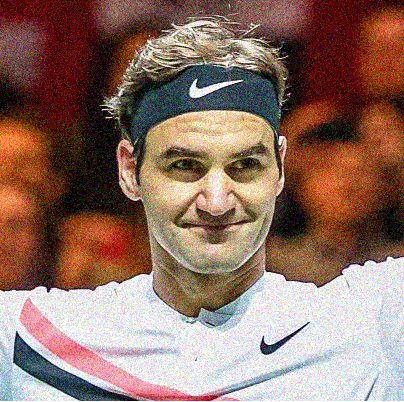
%> input picture r1.png, 404 x 402 px
$ octave block.m   (GNU Octave 9; MATLAB toolbox functions it lacks are replaced by stand-ins)
%> lines starting %> are read from the running program, lines starting %| are printed output that depends on the picture
aa= imread('C:\Users\hpw\Desktop\temp2\r1.png');
%> aa is the input picture: size 402x404x3 uint8; mean R, G, B 143.9, 114, 101.4
im1=(aa(:,:,1));
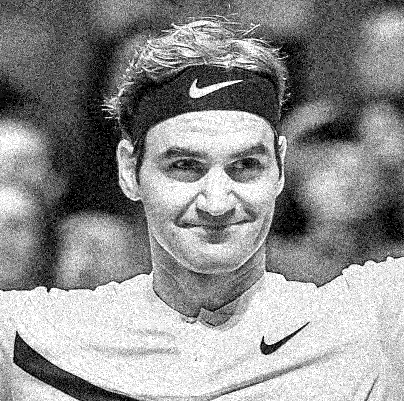
%> im1: size 402x404 uint8; min 0, max 255, mean 143.9
im2=(aa(:,:,2));
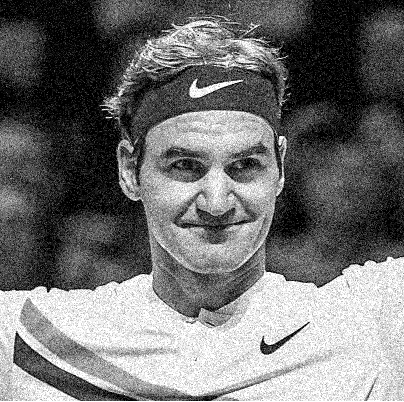
%> im2: size 402x404 uint8; min 0, max 255, mean 114
im3=(aa(:,:,3));
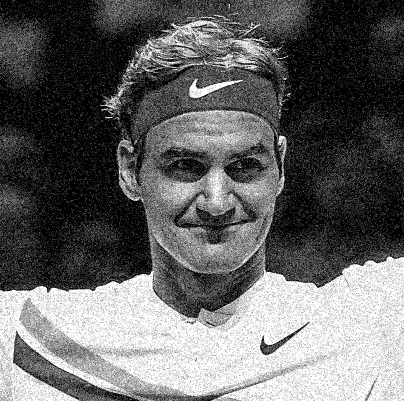
%> im3: size 402x404 uint8; min 0, max 255, mean 101.4
s=size(im1);
%> s = [402 404]
%newim=ones(s(1),s(2));
newim1=0*im1;
%> newim1: size 402x404 uint8; every value is 0
newim2=0*im2;
newim3=0*im3;
%im=im(2:s(1)-1,2:s(2)-1);

for i=15:3:s(1)-15
    for j=15:3:s(2)-15
        newim1(i-10:i+10,j-10:j+10)=im1(i,j);
        newim2(i-10:i+10,j-10:j+10)=im2(i,j);
        newim3(i-10:i+10,j-10:j+10)=im3(i,j);
    end
end
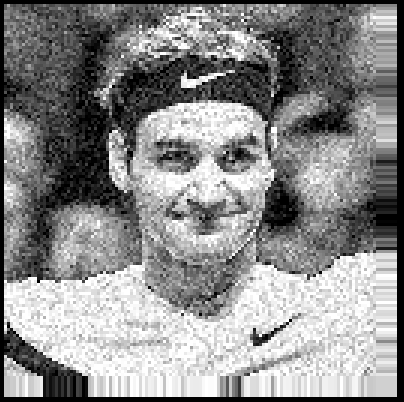
%> newim1: size 402x404 uint8; min 0, max 255, mean 138.6
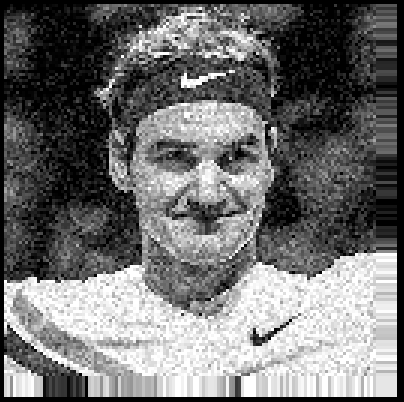
%> newim2: size 402x404 uint8; min 0, max 255, mean 111.6
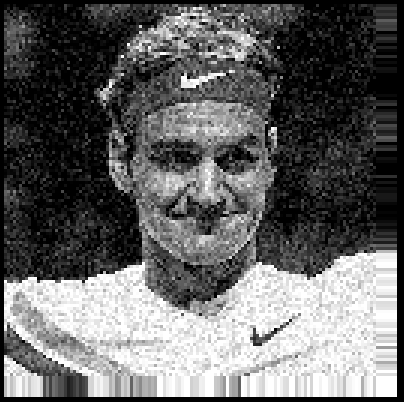
%> newim3: size 402x404 uint8; min 0, max 255, mean 100.2

rgbImage = cat(3, newim1, newim2, newim3);
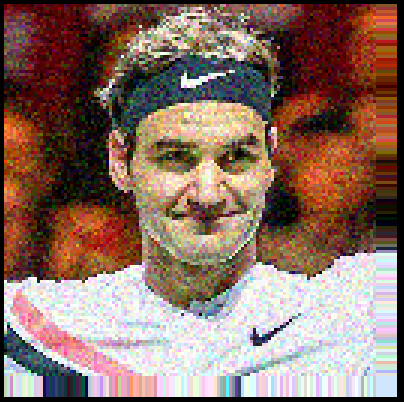
%> rgbImage: size 402x404x3 uint8; mean R, G, B 138.6, 111.6, 100.2

$ run again, with r3.png copied over r1.png
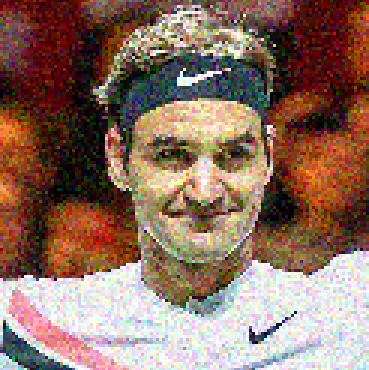
%> input picture r3.png, 369 x 370 px
%> aa is the input picture: size 370x369x3 uint8; mean R, G, B 141.5, 112.2, 97.8
%> after the loop `for i=15:3:s(1)-15`:
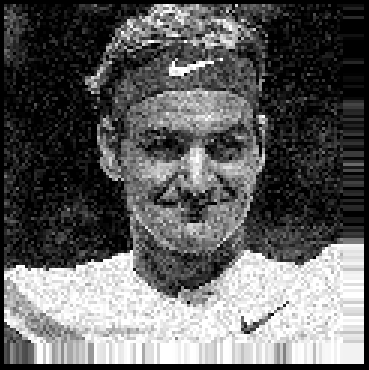
%> newim3: size 370x369 uint8; min 0, max 255, mean 96.4
%> `rgbImage = cat(3, newim1, newim2, newim3);`:
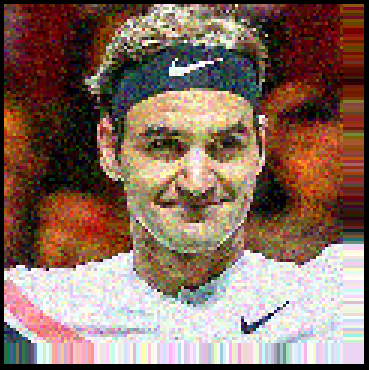
%> rgbImage: size 370x369x3 uint8; mean R, G, B 136.2, 109.8, 96.4

$ run again, with chart.png copied over r1.png
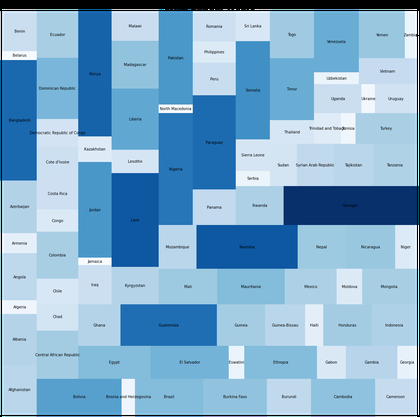
%> input picture chart.png, 420 x 417 px, shrunk from 1133 x 1125 before the run
%> aa is the input picture: size 417x420x3 uint8; mean R, G, B 129.3, 173.3, 205.9
%> after the loop `for i=15:3:s(1)-15`:
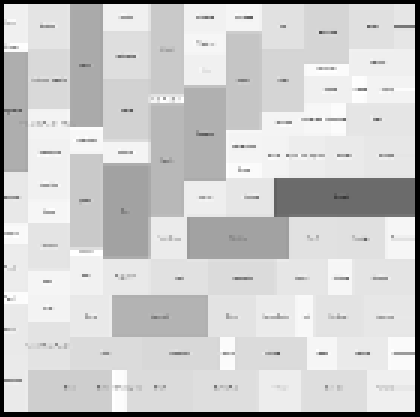
%> newim3: size 417x420 uint8; min 0, max 255, mean 204
%> `rgbImage = cat(3, newim1, newim2, newim3);`:
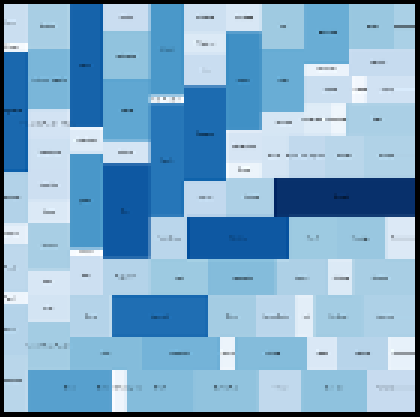
%> rgbImage: size 417x420x3 uint8; mean R, G, B 128.2, 171.7, 204
